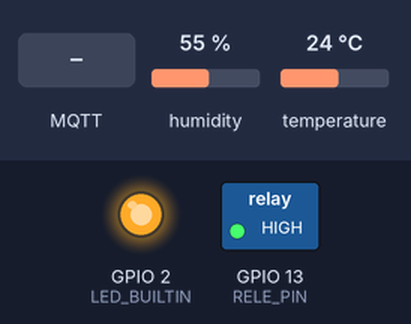
A sketch run on a simulated ESP32. Parts: switched loads named in the sketch (green lamp = pin HIGH), output pins drawn as LEDs (lit = HIGH). The test bench sets the inputs (shaded band); at power-on: humidity 55 %, temperature 24 °C. WiFi joins after 1.5 s; servers stay silent unless stated; no MQTT or app messages arrive unless stated; what the sketch prints to the serial monitor is not drawn.

Above: at 2.8 s.
2.9 s: MQTT message "true" arrives on the first subscribed topic
At 4.0 s:
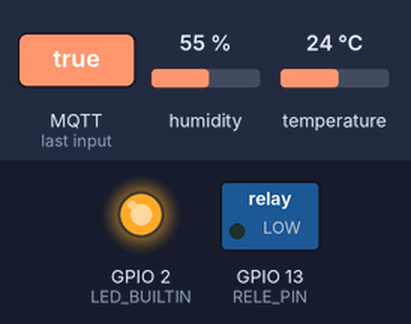
4.4 s: MQTT message "false" arrives on the first subscribed topic
At 5.1 s:
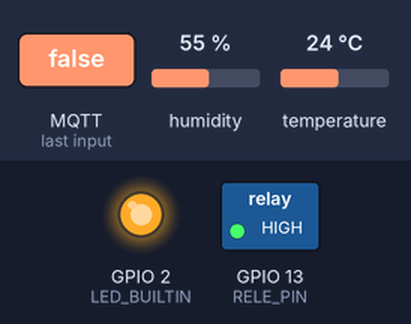
Timing chart, 0 to 7.4 s (numbered marks = the images above; inputs shaded):
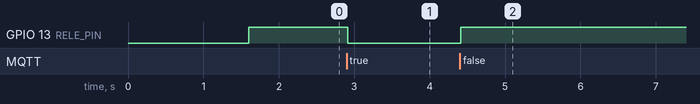

The sketch:

SmartHome.ino
```cpp
/*
  * Dispositivo Domotico
  * Ejemplo de aplicación con la placa ESP32
  *
  * Utiliza las bibliotecas:
  *
  *   "PubSubClient" de Nick O’Leary
  *   https://github.com/knolleary/pubsubclient
  *
  *   "DHT_sensor_library" de Adafruit
  *   https://github.com/adafruit/DHT-sensor-library
  *
  * created  18 Sep 2024
  * modified 29 May 2025
  * by Lucas Martin Treser
  *
*/

#include "DHT.h"
#include "mqtt_conn.h"

//=====[#Defines]=====================================//
#define DELAY_TIME 5000
#define RELE_PIN 13
#define DHTPIN 4
#define DHTTYPE DHT11
//=====[Credenciales WiFi]============================//
const char* wifi_ssid =     "Movistar-B3F360";
const char* wifi_password = "PKCU9JM3EE";
//=====[Credenciales MQTT]============================//
const char* mqtt_server =   "192.168.1.40";
const int mqtt_port =       1883;
//=====[Topics MQTT]==================================//
const char* mqtt_topic_1 = "home/living/sensor_int";
const char* mqtt_topic_2 = "home/living/sensor_float";
const char* mqtt_topic_3 = "home/garage/sensor_bool";
const char* mqtt_topic_4 = "home/garage/sensor_char";
//=====[Objetos globales]============================//
DHT dht(DHTPIN, DHTTYPE);
//===================================================//

void setup() {

  smartHomeInit();  // Inicializa pines y Serial
  smartHomeWifiInit(wifi_ssid, wifi_password);
  smartHomeMqttInit(mqtt_server, mqtt_port);
  smartHomeMqttSubscribe(mqtt_topic_3);

  pinMode(RELE_PIN, OUTPUT);
  digitalWrite(RELE_PIN, HIGH);
  dht.begin();
}

void loop() {

  smartHomeMqttLoop();

  // Recibe datos
  if (mqttMessageReceived) {

    int limit = mqttDataString.indexOf(':');
    String topic = mqttDataString.substring(0, limit);
    String message = mqttDataString.substring(limit + 1);

    Serial.print("Mensaje recibido desde [");
    Serial.print(topic);
    Serial.print("]: ");
    Serial.println(message);

    if (topic == mqtt_topic_3) {

      if (message == "true") {
        Serial.println("Encendiendo luz...");
        digitalWrite(RELE_PIN, LOW);
      } else if (message == "false") {
        Serial.println("Apagando luz...");
        digitalWrite(RELE_PIN, HIGH);
      }

    } else if (topic == mqtt_topic_2) {
      Serial.print("Temperatura...");
    } else {
      Serial.println("Topic no reconocido.");
    }
    mqttMessageReceived = false;
  }

  // Recupera datos y los publica
  if (smartHomeDelay(DELAY_TIME)) {

    // Lectura de datos
    // int temperatura = random(0, 40);
    // float humedad = random(50, 90) + 0.5;
    float temperatura = dht.readTemperature();
    float humedad = dht.readHumidity();
    const char* string = "ESP32 MQTT Live!";

    // Publicar mediante MQTT
    smartHomeMqttPublish(mqtt_topic_1, temperatura);
    smartHomeMqttPublish(mqtt_topic_2, humedad);
    smartHomeMqttPublish(mqtt_topic_4, string);
  }
}
```

mqtt_conn.cpp
```cpp
/*
 * Manejo de conectividad WiFi y MQTT
 *
 * created 18 Sep 2024
 * by Lucas Martin Treser (github: @lmtreser)
 *
 */

//=====[Libraries]=============================================================
#include <Arduino.h>
#include <WiFi.h>
#include <PubSubClient.h>
#include "mqtt_conn.h"

//=====[Declaration of private defines]========================================
#define DELAY_WIFI 500
#define DELAY_MQTT 2000
#define SERIAL_BAUD 9600
#define MSG_BUFFER_SIZE 15

//=====[Declaration and initialization of public global objects]===============
static WiFiClient espClient;
static PubSubClient client(espClient);

//=====[Declaration and initialization of public global variables]=============
String mqttDataString;
bool mqttMessageReceived;

//=====[Declarations (prototypes) of private functions]========================
static void smartHomeWiFiConnect();
static void smartHomeWiFiSuccess();
static void smartHomeMqttConnect();
static void smartHomeMqttCallback(char* topic, byte* payload, unsigned int length);

//=====[Implementations of private functions]==================================
static void smartHomeWiFiConnect() {
  bool ledStatus = false;
  while (WiFi.status() != WL_CONNECTED) {
    delay(DELAY_WIFI);
    Serial.print(".");
    digitalWrite(LED_BUILTIN, ledStatus);
    ledStatus = !ledStatus;
  }
  smartHomeWiFiSuccess();
}

static void smartHomeWiFiSuccess() {
  Serial.print("\nConectado a:\t");
  Serial.println(WiFi.SSID());
  Serial.print("IP address:\t");
  Serial.println(WiFi.localIP());
  digitalWrite(LED_BUILTIN, HIGH);
}

static void smartHomeMqttConnect() {

  String esp32_mac = WiFi.macAddress();
  const char* mqtt_id = esp32_mac.c_str();

  while (!client.connected()) {
    Serial.print("Conectar al broker MQTT con ID: ");
    Serial.println(mqtt_id);
    if (client.connect(mqtt_id)) {
      Serial.println("... Conectado!");
    } else {
      Serial.print("... Fallo, error=");
      Serial.print(client.state());
      Serial.println(" intentando nuevamente en 2 segundos");
      delay(DELAY_MQTT);
    }
  }
}

static void smartHomeMqttCallback(char* topic, byte* payload, unsigned int length) {
  String message = String((char*)payload).substring(0, length);
  mqttDataString = String(topic) + ":" + message;  // "topic:payload"
  mqttMessageReceived = true;
}

//=====[Implementations of public functions]===================================
void smartHomeInit() {
  pinMode(LED_BUILTIN, OUTPUT);
  Serial.begin(SERIAL_BAUD);
}

void smartHomeWifiInit(const char* ssid, const char* password) {
  WiFi.mode(WIFI_STA);
  WiFi.begin(ssid, password);
  Serial.print("Conectando a:\t");
  Serial.println(ssid);
  smartHomeWiFiConnect();
}

void smartHomeMqttInit(const char* server, const int port) {
  client.setServer(server, port);
  client.setKeepAlive(30);
  client.setCallback(smartHomeMqttCallback);
  smartHomeMqttConnect();
}

void smartHomeMqttSubscribe(const char* topic) {
  client.subscribe(topic);
}

void smartHomeMqttPublish(const char* topic, const char* payload) {
  client.publish(topic, payload);
}

void smartHomeMqttPublish(const char* topic, int payload) {
  char mqtt_mensaje[MSG_BUFFER_SIZE];
  snprintf(mqtt_mensaje, MSG_BUFFER_SIZE, "%d", payload);
  client.publish(topic, mqtt_mensaje);
}

void smartHomeMqttPublish(const char* topic, bool payload) {
  const char* mqtt_mensaje = payload ? "true" : "false";
  client.publish(topic, mqtt_mensaje);
}

void smartHomeMqttPublish(const char* topic, float payload) {
  char mqtt_mensaje[MSG_BUFFER_SIZE];
  snprintf(mqtt_mensaje, MSG_BUFFER_SIZE, "%.2f", payload);
  client.publish(topic, mqtt_mensaje);
}

void smartHomeMqttLoop() {
  if (!client.connected()) smartHomeMqttConnect();
  client.loop();
}

bool smartHomeDelay(int time) {

  static unsigned long previousMillis = 0;
  unsigned long currentMillis = millis();

  if (currentMillis - previousMillis >= time) {
    previousMillis = currentMillis;
    return true;
  } else {
    return false;
  }
}
```

mqtt_conn.h
```cpp
/**
 * @mainpage
 * @brief Manejo de conectividad WiFi y MQTT
 * @date created 18 Sep 2024
 * @author Lucas Martin Treser (github: @lmtreser)
 * @file mqtt_conn.h
 *
 * Funciones útiles para la gestión de la
 * conexión e intercambio de mensajes con
 * el broker MQTT.
 *
 * Utiliza la biblioteca "PubSubClient" de Nick O’Leary
 * disponible en https://github.com/knolleary/pubsubclient
 *
**/

//=====[#include guards - begin]===============================================
#ifndef MQTT_CONN_H
#define MQTT_CONN_H

//=====[Declaration and initialization of public global variables]=============
extern String mqttDataString;     /// String global, almacena topic:payload
extern bool mqttMessageReceived;  /// Flag global, ejecución del callback mqtt

//=====[Declarations (prototypes) of public functions]=========================

/**
 * @brief Inicializa pines y Serial
**/
void smartHomeInit();

/**
 * @brief Inicializa la conexión WiFi
 * @param ssid string con el nombre de la red WiFi
 * @param password string con la contraseña de la red WiFi
**/
void smartHomeWifiInit(const char* ssid, const char* password);

/**
 * @brief Inicializa la conexión al broker MQTT
 * @param server string con la IP del broker
 * @param port puerto del broker
**/
void smartHomeMqttInit(const char* server, const int port);

/**
 * @brief Subscripción a topics MQTT
 * @param topic string con el topic a subscribirse
**/
void smartHomeMqttSubscribe(const char* topic);

/**
 * @brief Publicación de mensajes en un topic MQTT
 * @param topic string con el topic a publicar
 * @param payload string con el mensaje a publicar, acepta
                  los siguientes tipos de datos: char, int,
                  bool y float
**/
void smartHomeMqttPublish(const char* topic, const char* payload);
void smartHomeMqttPublish(const char* topic, int payload);
void smartHomeMqttPublish(const char* topic, bool payload);
void smartHomeMqttPublish(const char* topic, float payload);

/**
 * @brief Loop de la conexión MQTT, intenta la reconexión
          en caso de perder la misma, ejecuta funciones de la
          biblioteca PubSub
**/
void smartHomeMqttLoop();

/**
 * @brief Retardo no bloqueante
 * @param time entero con tiempo a esperar
 * @return finalizado time, devuelve true
**/
bool smartHomeDelay(int time);

//=====[#include guards - end]=================================================
#endif
```

Measured:
- after the input at 2.9 s, GPIO 13 (RELE_PIN): HIGH → LOW at once
- after the input at 4.4 s, GPIO 13 (RELE_PIN): LOW → HIGH at once
